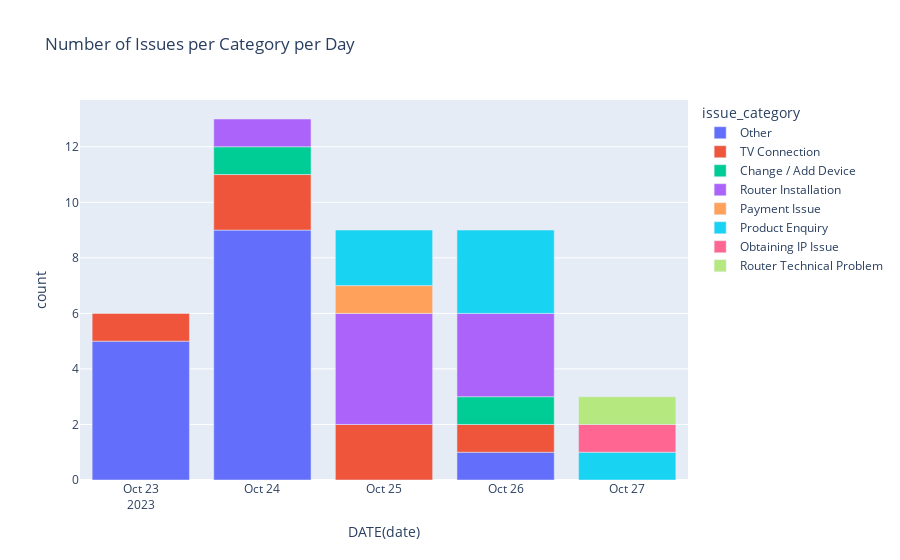

The notebook cell saved with this chart:
### Markdown cell above
#### Plotly

### Code cell
import plotly.express as px

fig = px.bar(df, x='DATE(date)', y='count', color='issue_category', title='Number of Issues per Category per Day')
fig.show()

### Figure 1 — Plotly figure (JSON) as saved in the notebook; plotly's stock layout.template omitted (floating-point values rounded to 4 significant figures)
{"data": [{"alignmentgroup": "True", "hovertemplate": "issue_category=Other<br>DATE(date)=%{x}<br>count=%{y}<extra></extra>", "legendgroup": "Other", "marker": {"color": "#636efa", "pattern": {"shape": ""}}, "name": "Other", "offsetgroup": "Other", "orientation": "v", "showlegend": true, "textposition": "auto", "type": "bar", "x": ["2023-10-23", "2023-10-24", "2023-10-26"], "xaxis": "x", "y": [5, 9, 1], "yaxis": "y"}, {"alignmentgroup": "True", "hovertemplate": "issue_category=TV Connection<br>DATE(date)=%{x}<br>count=%{y}<extra></extra>", "legendgroup": "TV Connection", "marker": {"color": "#EF553B", "pattern": {"shape": ""}}, "name": "TV Connection", "offsetgroup": "TV Connection", "orientation": "v", "showlegend": true, "textposition": "auto", "type": "bar", "x": ["2023-10-23", "2023-10-24", "2023-10-25", "2023-10-26"], "xaxis": "x", "y": [1, 2, 2, 1], "yaxis": "y"}, {"alignmentgroup": "True", "hovertemplate": "issue_category=Change / Add Device<br>DATE(date)=%{x}<br>count=%{y}<extra></extra>", "legendgroup": "Change / Add Device", "marker": {"color": "#00cc96", "pattern": {"shape": ""}}, "name": "Change / Add Device", "offsetgroup": "Change / Add Device", "orientation": "v", "showlegend": true, "textposition": "auto", "type": "bar", "x": ["2023-10-24", "2023-10-26"], "xaxis": "x", "y": [1, 1], "yaxis": "y"}, {"alignmentgroup": "True", "hovertemplate": "issue_category=Router Installation<br>DATE(date)=%{x}<br>count=%{y}<extra></extra>", "legendgroup": "Router Installation", "marker": {"color": "#ab63fa", "pattern": {"shape": ""}}, "name": "Router Installation", "offsetgroup": "Router Installation", "orientation": "v", "showlegend": true, "textposition": "auto", "type": "bar", "x": ["2023-10-24", "2023-10-25", "2023-10-26"], "xaxis": "x", "y": [1, 4, 3], "yaxis": "y"}, {"alignmentgroup": "True", "hovertemplate": "issue_category=Payment Issue<br>DATE(date)=%{x}<br>count=%{y}<extra></extra>", "legendgroup": "Payment Issue", "marker": {"color": "#FFA15A", "pattern": {"shape": ""}}, "name": "Payment Issue", "offsetgroup": "Payment Issue", "orientation": "v", "showlegend": true, "textposition": "auto", "type": "bar", "x": ["2023-10-25"], "xaxis": "x", "y": [1], "yaxis": "y"}, {"alignmentgroup": "True", "hovertemplate": "issue_category=Product Enquiry<br>DATE(date)=%{x}<br>count=%{y}<extra></extra>", "legendgroup": "Product Enquiry", "marker": {"color": "#19d3f3", "pattern": {"shape": ""}}, "name": "Product Enquiry", "offsetgroup": "Product Enquiry", "orientation": "v", "showlegend": true, "textposition": "auto", "type": "bar", "x": ["2023-10-25", "2023-10-26", "2023-10-27"], "xaxis": "x", "y": [2, 3, 1], "yaxis": "y"}, {"alignmentgroup": "True", "hovertemplate": "issue_category=Obtaining IP Issue<br>DATE(date)=%{x}<br>count=%{y}<extra></extra>", "legendgroup": "Obtaining IP Issue", "marker": {"color": "#FF6692", "pattern": {"shape": ""}}, "name": "Obtaining IP Issue", "offsetgroup": "Obtaining IP Issue", "orientation": "v", "showlegend": true, "textposition": "auto", "type": "bar", "x": ["2023-10-27"], "xaxis": "x", "y": [1], "yaxis": "y"}, {"alignmentgroup": "True", "hovertemplate": "issue_category=Router Technical Problem<br>DATE(date)=%{x}<br>count=%{y}<extra></extra>", "legendgroup": "Router Technical Problem", "marker": {"color": "#B6E880", "pattern": {"shape": ""}}, "name": "Router Technical Problem", "offsetgroup": "Router Technical Problem", "orientation": "v", "showlegend": true, "textposition": "auto", "type": "bar", "x": ["2023-10-27"], "xaxis": "x", "y": [1], "yaxis": "y"}], "layout": {"barmode": "relative", "legend": {"title": {"text": "issue_category"}, "tracegroupgap": 0}, "title": {"text": "Number of Issues per Category per Day"}, "xaxis": {"anchor": "y", "domain": [0, 1], "title": {"text": "DATE(date)"}}, "yaxis": {"anchor": "x", "domain": [0, 1], "title": {"text": "count"}}}}
